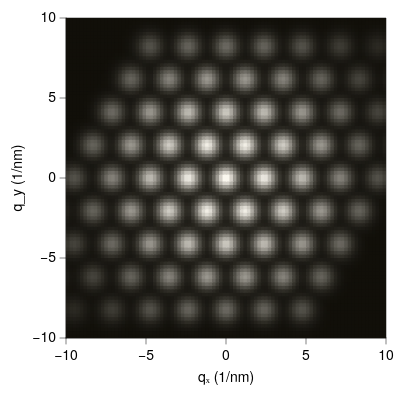

Vega-Lite specification stored for this chart:
### Vega-Lite specification from a JSON file in a GitHub repository (floating-point values rounded to 4 significant figures; data arrays with more than 128 entries replaced by an {"elided": "..."} marker saying what was removed)
{"background": null, "config": {"arc": {"fill": "#DBDBDB", "fillOpacity": 1.0, "innerRadius": 40.0, "padAngle": 0.03, "stroke": "black", "strokeOpacity": 1, "strokeWidth": 0.25}, "area": {"fill": "#DBDBDB", "fillOpacity": 1.0, "stroke": "black", "strokeOpacity": 1, "strokeWidth": 0.25}, "axis": {"domain": true, "domainCap": "round", "domainColor": "black", "domainWidth": 0.25, "grid": false, "gridCap": "round", "gridColor": "#F1F1F1", "gridDash": [0, 0], "gridOpacity": 1.0, "gridWidth": 0.25, "labelColor": "black", "labelFont": "Helvetica Neue", "labelFontSize": 7, "labelFontStyle": "normal", "labelFontWeight": 400, "offset": 0, "ticks": true, "tickCap": "round", "tickColor": "black", "tickRound": false, "tickSize": 3, "tickWidth": 0.25, "titleColor": "black", "titleFont": "Helvetica Neue", "titleFontSize": 7, "titleFontStyle": "normal", "titleFontWeight": 400}, "axisX": {"domain": true, "labelAlign": "center", "labelAngle": 0, "labels": true, "ticks": true, "translate": 0}, "axisY": {"domain": true, "labelAlign": "right", "labelAngle": 0, "labels": true, "ticks": true, "translate": 0}, "axisRight": {"domain": true, "labelAlign": "left", "labelAngle": 0, "labels": true, "ticks": true, "translate": 0}, "axisTop": {"domain": true, "labelAlign": "center", "labelAngle": 0, "labels": true, "ticks": true, "translate": 0}, "axisBand": {"tickOffset": 0}, "bar": {"fill": "#DBDBDB", "fillOpacity": 1.0, "stroke": "black", "strokeOpacity": 1, "strokeWidth": 0.25}, "boxplot": {"size": 14.4, "ticks": {"cornerRadius": 0.25, "fill": "black", "opacity": 1, "size": 7.2, "thickness": 0.25}, "box": {"fillOpacity": 1.0, "stroke": "black", "strokeOpacity": 1, "strokeWidth": 0.25}, "median": {"cornerRadius": 0, "fill": "black", "fillOpacity": 1.0, "opacity": 1, "size": 14.4, "thickness": 0.25}, "rule": {"fill": "black", "fillOpacity": 1.0, "size": 16.0, "stroke": "black", "strokeDash": [0, 0], "strokeOpacity": 1, "strokeWidth": 0.25}, "outliers": {"color": "black", "fill": "black", "fillOpacity": 1.0, "size": 0, "stroke": "black", "strokeOpacity": 1, "strokeWidth": 0.25}}, "circle": {"fill": "black", "fillOpacity": 1.0, "size": 0.8, "stroke": null, "strokeOpacity": 1, "strokeWidth": 0.25}, "errorband": {"band": {"fillOpacity": 0.6, "stroke": null, "strokeWidth": 0.25, "strokeOpacity": 1}, "borders": {"opacity": 0, "strokeOpacity": 0.25, "strokeWidth": 1}}, "errorbar": {"opacity": 1, "rule": {"strokeDash": [0, 0], "strokeWidth": 0.25}, "ticks": {"color": "black", "cornerRadius": 0.125, "opacity": 1, "size": 9.6, "thickness": 0.25}, "thickness": 0.25}, "font": "Helvetica Neue", "geoshape": {"fill": "#DBDBDB", "fillOpacity": 1.0, "stroke": "black", "strokeOpacity": 1, "strokeWidth": 0.25}, "header": {"labelColor": "black", "labelFont": "Helvetica Neue", "labelFontSize": 7, "labelFontStyle": "normal", "labelFontWeight": 400, "titleColor": "black", "titleFont": "Helvetica Neue", "titleFontSize": 7, "titleFontStyle": "normal", "titleFontWeight": 400, "titlePadding": 0}, "legend": {"disable": false, "offset": 4.5, "titlePadding": 4, "labelOffset": 2, "gradientLabelOffset": 2, "gradientLength": 80.0, "gradientThickness": 8.0, "gradientOpacity": 1.0, "gradientStrokeColor": "black", "gradientStrokeWidth": 0.25, "labelColor": "black", "labelFont": "Helvetica Neue", "labelFontSize": 7, "labelFontStyle": "normal", "labelFontWeight": 400, "strokeColor": "black", "strokeWidth": 0, "symbolSize": 42, "symbolStrokeColor": "black", "symbolStrokeWidth": 0.25, "titleColor": "black", "titleFont": "Helvetica Neue", "titleFontSize": 7, "titleFontStyle": "normal", "titleFontWeight": 400}, "line": {"color": "black", "stroke": "black", "strokeCap": "round", "strokeDash": [0, 0], "strokeOpacity": 1, "strokeWidth": 0.375}, "point": {"filled": true, "fill": "#DBDBDB", "fillOpacity": 1.0, "size": 8.0, "stroke": "black", "strokeOpacity": 1, "strokeWidth": 0.25}, "range": {"category": ["#C6D9F1", "#F1C9CB", "#FEF0B9", "#CEE37A", "#7AA8E0", "#E589A3", "#FDDD5D", "#68B961", "#4177B1", "#C35082", "#E5C227", "#438156"], "diverging": {"scheme": ["#C35082", "#CE6D94", "#D989A7", "#E2A4BA", "#EABFCE", "#F1DBE2", "#F6F6F6", "#D7E0EB", "#B9CBE0", "#9BB6D5", "#7DA1C9", "#5F8CBD", "#4177B1"]}, "heatmap": {"scheme": ["#110F09", "#22201A", "#34322B", "#47453E", "#5B5951", "#706D66", "#86837B", "#9C9991", "#B2AFA7", "#CAC7BE", "#E1DED6", "#FAF7EE"]}, "ordinal": {"scheme": ["#F1F1F1", "#DBDBDB", "#C6C6C6", "#B2B2B2", "#9D9D9D", "#898989", "#767676", "#636363", "#515151", "#404040", "#2F2F2F", "#1F1F1F"]}, "ramp": {"scheme": ["#32022B", "#43044D", "#4C196E", "#4D338C", "#484DA6", "#3A68BB", "#1D83CA", "#1D9CCB", "#23B5C9", "#28CDC5", "#4DE0B4", "#91EE9F"]}}, "rule": {"color": "black", "stroke": "black", "strokeCap": "round", "strokeDash": [2, 2], "strokeOpacity": 1, "strokeWidth": 0.25}, "scale": {"bandPaddingInner": 0.1, "bandPaddingOuter": 0.1, "round": false}, "rect": {"fill": "#DBDBDB", "fillOpacity": 1.0, "stroke": "black", "strokeOpacity": 1, "strokeWidth": 0.25}, "square": {"fill": "#DBDBDB", "fillOpacity": 1.0, "size": 16.0, "stroke": "black", "strokeOpacity": 1, "strokeWidth": 0.25}, "text": {"color": "black", "font": "Helvetica Neue", "fontSize": 7, "fontStyle": "normal", "fontWeight": 400}, "tick": {"color": "black", "cornerRadius": 0.125, "opacity": 1.0, "size": 14.4, "thickness": 0.25}, "title": {"anchor": "middle", "frame": "group", "color": "black", "font": "Helvetica Neue", "fontSize": 7, "fontStyle": "normal", "fontWeight": 400, "subtitleColor": "black", "subtitleFont": "Helvetica Neue", "subtitleFontSize": "Helvetica Neue", "subtitleFontStyle": "normal", "subtitleFontWeight": 400}, "trail": {"color": "black", "opacity": 1, "size": 0.375}, "view": {"continuousWidth": 160, "continuousHeight": 160, "discreteWidth": 160, "discreteHeight": 160, "fill": null, "stroke": "black", "strokeWidth": 0.25}}, "data": {"name": "data-65c2759bbe32702c2aa5c2d7ff971fdd"}, "mark": {"type": "rect", "clip": true, "stroke": null}, "encoding": {"color": {"field": "I", "legend": null, "title": null, "type": "quantitative"}, "x": {"field": "x0", "scale": {"domain": [-10.0, 10.0], "nice": false}, "title": "qₓ (1/nm)", "type": "quantitative"}, "x2": {"field": "x1"}, "y": {"field": "y0", "scale": {"domain": [-10.0, 10.0], "nice": false}, "title": "q_y (1/nm)", "type": "quantitative"}, "y2": {"field": "y1"}}, "$schema": "https://vega.github.io/schema/vega-lite/v6.4.1.json", "datasets": {"data-65c2759bbe32702c2aa5c2d7ff971fdd": {"elided": "8464 records"}}}
